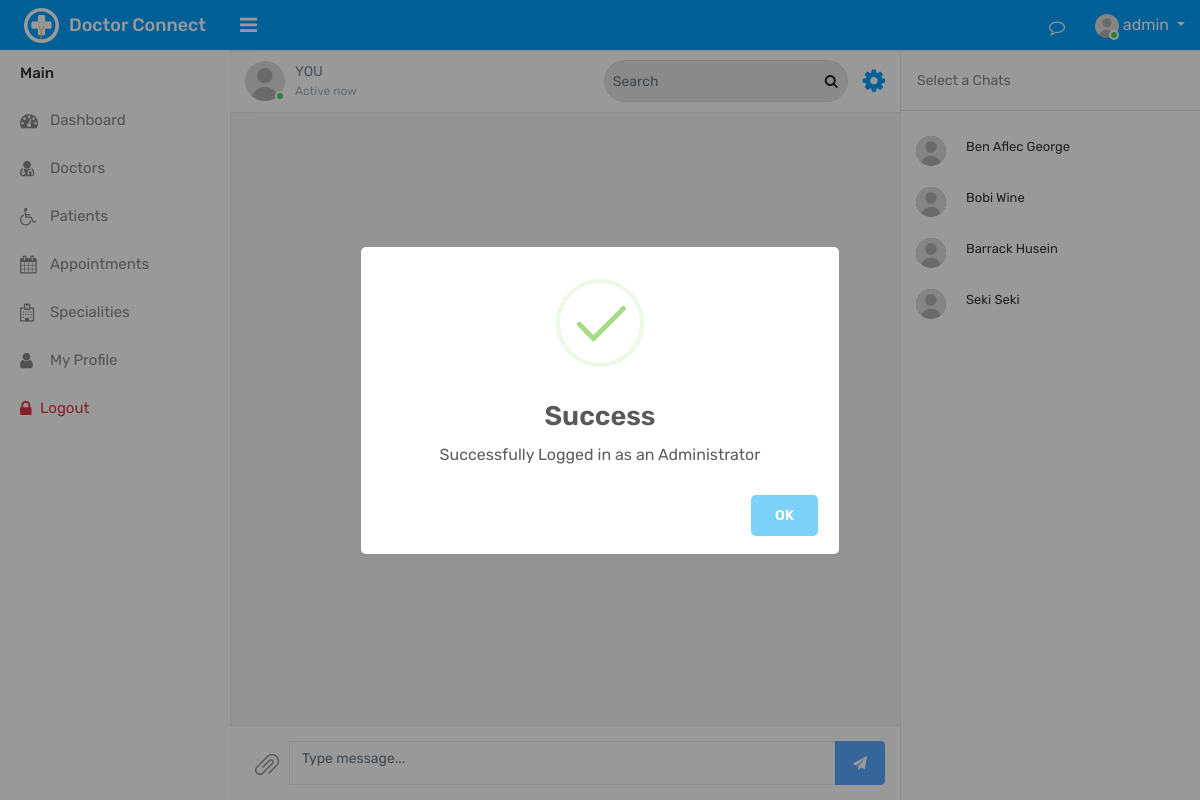
The page /?view=chat (signed in) on the database as committed earlier.
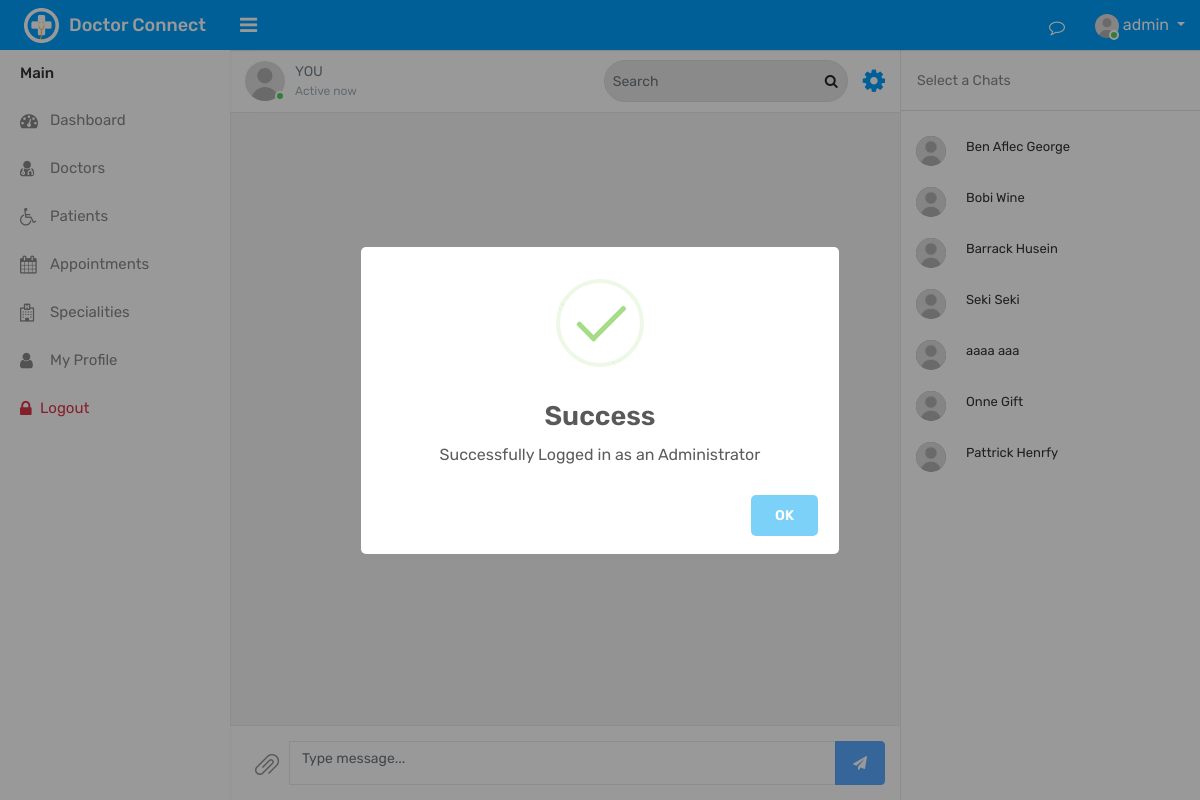
The same page on the database as committed later.
### tables this page shows
CREATE TABLE `patients` (
  `patient_id` int(11) NOT NULL,
  `patient_first_name` varchar(255) NOT NULL,
  `patient_last_name` varchar(255) NOT NULL,
  `patient_email` varchar(255) NOT NULL,
  `patient_contact` varchar(255) NOT NULL,
  `patient_age` int(3) NOT NULL,
  `patient_gender` varchar(11) NOT NULL DEFAULT 'm',
  `patient_profile_image` varchar(255) NOT NULL DEFAULT 'user.jpg',
  `patient_password` varchar(255) NOT NULL,
  `patient_create_date` timestamp NOT NULL DEFAULT current_timestamp()
);

### backend/db/db.php (called while the page is built)
<?php
class DB{
   public static   $db = null;
   public static function getConnection(){
      try{
      $host = "localhost";
      $dbname  = "hospital";
      DB::$db = new PDO("mysql:host=$host;dbname=$dbname","admin","admin");
      DB::$db->setAttribute(PDO::ATTR_ERRMODE,PDO::ERRMODE_EXCEPTION);
      }catch(Exception $e){
         print_r($e->getMessage());
      }
      return DB::$db;
   }
}

### backend/controllers/patients_controller.php (called while the page is built, shortened)
<?php
function getPatients(){
     return DB::getConnection()->query("SELECT * FROM patients")->fetchAll();
}

### routes/routes.php (called while the page is built, shortened)
<?php
$view = "";
require("backend/db/db.php");
require("backend/controllers/patients_controller.php");
if(isset($_GET["view"])){
  $view = $_GET["view"];
}
if($view=="chat"){
  $patients = getPatients();
}

### views/chat.php (the view, shortened to what this page needs)
<div class="page-wrapper">
    <div class="chat-main-row">
        <div class="chat-main-wrapper">
            <div class="col-lg-9 message-view chat-view">
                <div class="chat-window">
                    <div class="fixed-header">
                        <div class="navbar">
                            <div class="user-details mr-auto">
                                <div class="float-left user-img m-r-10">
                                    <a href="?view=profile" title="Jennifer Robinson"><img src="assets/img/user.jpg" alt="" class="w-40 rounded-circle"><span class="status online"></span></a>
                                </div>
                                <div class="user-info float-left">
                                    <a href="#"><span class="font-bold"><?php echo isset($_GET["name"])?$_GET["name"]:"You" ?></span> </a>
                                    <span class="last-seen">Active now</span>
                                </div>
                            </div>
                            <div class="search-box">
                                <div class="input-group input-group-sm">
                                    <input type="text" class="form-control" placeholder="Search">
                                    <span class="input-group-append">
					<button class="btn" type="button"><i class="fa fa-search"></i></button>
				</span>
                                </div>
                            </div>
                            <ul class="nav custom-menu">
                                <li class="nav-item dropdown dropdown-action">
                                    <a href="#" class="nav-link dropdown-toggle" data-toggle="dropdown" aria-expanded="false"><i class="fa fa-cog"></i></a>
                                </li>
                            </ul>
                        </div>
                    </div>
                    <div class="chat-contents">
                        <div class="chat-content-wrap">
                            <div class="chat-wrap-inner">
                                <div class="chat-box">
                                    <div class="chats" id="chatDiv">
                                    </div>
                                </div>
                            </div>
                        </div>
                    </div>
                    <div class="chat-footer">
                        <div class="message-bar">
                            <div class="message-inner">
                                <a class="link attach-icon" href="#" data-toggle="modal" data-target="#drag_files"><img src="assets/img/attachment.png" alt=""></a>
                                <div class="message-area">
                                <form id="chat_form" action="actions/action.php" method="get" role="form">
                                    <div class="input-group">
                                        <?php
                                        $patient=0;
                                        ?>
                                        <textarea class="form-control"  placeholder="Type message..." id="message" name="message" <?php echo $patient==0?"disabled":"" ?>></textarea>
                                        <span class="input-group-append">
					<button type="submit" id="send" class="btn btn-primary" name="add_chat" <?php echo $patient==0?"disabled":"" ?>><i class="fa fa-send"></i></button>
				</span>
                                    </div>
                                    </form>
                                </div>
                            </div>
                        </div>
                    </div>
                </div>
            </div>
            <div class="col-lg-3 message-view chat-profile-view chat-sidebar" id="chat_sidebar">
                <div class="chat-window video-window">
                    <div class="fixed-header">
                        <ul class="nav nav-tabs nav-tabs-bottom">
                            <li class="nav-item"><a class="nav-link" href="#calls_tab" data-toggle="tab">Select a Chats</a></li>
                             </ul>
                    </div>
                    <div class="tab-content chat-contents">
                        <div class="content-full tab-pane active" id="calls_tab">
                            <div class="chat-wrap-inner">
                                <div class="chat-box">
                                    <div class="chats">
                                    <?php if($_SESSION["role"]!="patient"):?>
                                        <?php foreach($patients as $patient): ?>
                                        <div class="chat chat-left">
                                            <div class="chat-avatar">
                                                <a href="#" class="avatar">
                                                    <img alt="Cristina Groves" src="assets/img/user.jpg" class="img-fluid rounded-circle">
                                                </a>
                                                <?php
                                                $_doctor = $_SESSION["user"][0]["doctor_id"];
                                                ?>
                                            </div>
                                            <div class="chat-body">
                                                <div class="chat-bubble">
                                                    <div class="chat-content">
                                                    <a href="?view=chat&doctor_id=<?php  echo $_doctor ?>&patient_id=<?php echo $patient["patient_id"] ?>&name=<?php echo "Patient. ".$patient["patient_first_name"]?>"><span class="chat-user"><?php echo $patient["patient_first_name"] ?> <?php echo $patient["patient_last_name"] ?>  </span></a>
                                                    </div>
                                                </div>
                                            </div>
                                        </div>
                                        <?php endforeach ?>
                                        <?php endif ?>
                                    </div>
                                </div>
                            </div>
                        </div>
                    </div>
                </div>
            </div>
        </div>
    </div>
</div>

### index.php (shortened to what this page needs)
<?php require("routes/routes.php") ?>
<!DOCTYPE html>
<html lang="en">
<?php require("partials/_head.php") ?>
<body>
    <div class="main-wrapper justify-content-center">
        <?php include_once("partials/_navbar.php") ?>
        <?php include_once("partials/_sidebar.php") ?>
        <?php include($view) ?>
    </div>
</body>
</html>

### partials/_head.php (shortened to what this page needs)
<head>
    <link rel="stylesheet" type="text/css" href="assets/css/bootstrap.min.css">
    <link rel="stylesheet" type="text/css" href="assets/css/font-awesome.min.css">
    <link rel="stylesheet" type="text/css" href="assets/css/select2.min.css">
    <lin   rel="stylesheet" type="text/css" href="assets/css/bootstrap-datetimepicker.min.css">
    <link rel="stylesheet" type="text/css" href="assets/css/dataTables.bootstrap4.min.css">
    <link rel="stylesheet"  type="text/css" href="assets/plugins/sweetalert/sweetalert2.min.css">
    <link rel="stylesheet" type="text/css" href="assets/css/style.css">
</head>

### partials/_navbar.php (shortened to what this page needs)
<div class="header">
			<div class="header-left">
				<a href="#" class="logo">
					<img src="assets/img/logo.png" alt="" width="35" height="35"> <span>Doctor Connect</span>
				</a>
			</div>
			<a id="toggle_btn" href="javascript:void(0);"><i class="fa fa-bars"></i></a>
            <ul class="nav user-menu float-right">
                <li class="nav-item dropdown d-none d-sm-block">
                    <a href="javascript:void(0);" id="open_msg_box" class="hasnotifications nav-link"><i class="fa fa-comment-o"></i> <span class="badge badge-pill bg-danger float-right chat-count"></span></a>
                </li>
                <li class="nav-item dropdown has-arrow">
                    <a href="#" class="dropdown-toggle nav-link user-link" data-toggle="dropdown">
                                <?php if($_SESSION["role"]=="admin"): ?>
                                <span class="user-img"><img class="rounded-circle" src="assets/img/user.jpg" alt="Admin" width="40">
                                <?php endif ?>
							<span class="status online"></span></span>
                        <span><?php echo($_SESSION["role"]) ?></span>
                    </a>
                </li>
            </ul>
</div>

### partials/_sidebar.php (shortened to what this page needs)
<div class="sidebar" id="sidebar">
            <div class="slimScrollDiv" style="position: relative; overflow: hidden; width: 100%; height: 271px;"><div class="sidebar-inner slimscroll" style="overflow: hidden; width: 100%; height: 271px;">
                <div id="sidebar-menu" class="sidebar-menu">
                    <ul>
                        <li class="menu-title">Main</li>
                        <?php if($_SESSION["role"]!="patient"): ?>
                        <li>
                            <a href="?view=dashboard" class="nav-link"><i class="fa fa-dashboard"></i> <span>Dashboard</span></a>
                        </li>
                        <?php endif ?>
						<li >
                            <a href="?view=doctors" class="nav-link"><i class="fa fa-user-md"></i> <span>Doctors</span></a>
                        </li>
                        <?php if($_SESSION["role"]!="patient"): ?>
                        <li>
                            <a href="?view=patients" class="nav-link"><i class="fa fa-wheelchair"></i> <span>Patients</span></a>
                        </li>
                        <?php endif ?>
                        <li>
                            <a href="?view=appointments" class="nav-link"><i class="fa fa-calendar"></i> <span>Appointments</span></a>
                        </li>
                        <?php if($_SESSION["role"]=="admin"): ?>
                        <li>
                            <a href="?view=depts" class="nav-link"><i class="fa fa-hospital-o"></i> <span>Specialities</span></a>
                        </li>
                        <?php endif ?>
                        <li>
                            <a href="?view=profile" class="nav-link"><i class="fa fa-user"></i> <span>My Profile</span></a>
                        </li>
                        <li ><a class="text-danger" href="logout.php"><i class="fa fa-lock"></i>Logout</a></li>
                    </ul>
                </div>
            </div></div>
        </div>

Rows that differ between the two databases and show on the page:
added patients: patient_first_name "aaaa", patient_last_name "aaa"
added patients: patient_first_name "Onne", patient_last_name "Gift"
added patients: patient_first_name "Pattrick", patient_last_name "Henrfy"
